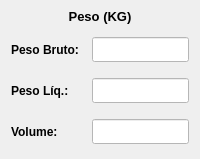
        <widget class="QWidget" name="widget_Cor6" native="true">
         <property name="minimumSize">
          <size>
           <width>200</width>
           <height>0</height>
          </size>
         </property>
         <property name="maximumSize">
          <size>
           <width>200</width>
           <height>16777215</height>
          </size>
         </property>
         <property name="styleSheet">
          <string notr="true"/>
         </property>
         <layout class="QVBoxLayout" name="verticalLayout_6">
          <property name="leftMargin">
           <number>6</number>
          </property>
          <property name="topMargin">
           <number>6</number>
          </property>
          <property name="rightMargin">
           <number>6</number>
          </property>
          <property name="bottomMargin">
           <number>10</number>
          </property>
          <item>
           <widget class="QLabel" name="label_6">
            <property name="minimumSize">
             <size>
              <width>0</width>
              <height>20</height>
             </size>
            </property>
            <property name="maximumSize">
             <size>
              <width>16777215</width>
              <height>20</height>
             </size>
            </property>
            <property name="font">
             <font>
              <pointsize>10</pointsize>
              <weight>75</weight>
              <bold>true</bold>
             </font>
            </property>
            <property name="text">
             <string>Peso (KG)</string>
            </property>
            <property name="alignment">
             <set>Qt::AlignCenter</set>
            </property>
           </widget>
          </item>
          <item>
           <widget class="QWidget" name="widget_14" native="true">
            <property name="minimumSize">
             <size>
              <width>0</width>
              <height>35</height>
             </size>
            </property>
            <property name="maximumSize">
             <size>
              <width>16777215</width>
              <height>35</height>
             </size>
            </property>
            <layout class="QHBoxLayout" name="horizontalLayout_8">
             <property name="leftMargin">
              <number>5</number>
             </property>
             <property name="topMargin">
              <number>5</number>
             </property>
             <property name="rightMargin">
              <number>5</number>
             </property>
             <property name="bottomMargin">
              <number>5</number>
             </property>
             <item>
              <widget class="QLabel" name="label_48">
               <property name="minimumSize">
                <size>
                 <width>75</width>
                 <height>0</height>
                </size>
               </property>
               <property name="maximumSize">
                <size>
                 <width>75</width>
                 <height>16777215</height>
                </size>
               </property>
               <property name="font">
                <font>
                 <pointsize>9</pointsize>
                 <weight>75</weight>
                 <bold>true</bold>
                </font>
               </property>
               <property name="text">
                <string>Peso Bruto:</string>
               </property>
               <property name="alignment">
                <set>Qt::AlignLeading|Qt::AlignLeft|Qt::AlignVCenter</set>
               </property>
              </widget>
             </item>
             <item>
              <widget class="QLineEdit" name="line_Peso_Bruto">
               <property name="sizePolicy">
                <sizepolicy hsizetype="Preferred" vsizetype="Preferred">
                 <horstretch>0</horstretch>
                 <verstretch>0</verstretch>
                </sizepolicy>
               </property>
               <property name="minimumSize">
                <size>
                 <width>0</width>
                 <height>0</height>
                </size>
               </property>
               <property name="maximumSize">
                <size>
                 <width>16777215</width>
                 <height>16777215</height>
                </size>
               </property>
               <property name="font">
                <font>
                 <pointsize>9</pointsize>
                 <weight>50</weight>
                 <bold>false</bold>
                </font>
               </property>
               <property name="styleSheet">
                <string notr="true">background-color: rgb(255, 255, 255);</string>
               </property>
               <property name="text">
                <string/>
               </property>
               <property name="alignment">
                <set>Qt::AlignCenter</set>
               </property>
              </widget>
             </item>
            </layout>
           </widget>
          </item>
          <item>
           <widget class="QWidget" name="widget_15" native="true">
            <property name="minimumSize">
             <size>
              <width>0</width>
              <height>35</height>
             </size>
            </property>
            <property name="maximumSize">
             <size>
              <width>16777215</width>
              <height>35</height>
             </size>
            </property>
            <layout class="QHBoxLayout" name="horizontalLayout_9">
             <property name="leftMargin">
              <number>5</number>
             </property>
             <property name="topMargin">
              <number>5</number>
             </property>
             <property name="rightMargin">
              <number>5</number>
             </property>
             <property name="bottomMargin">
              <number>5</number>
             </property>
             <item>
              <widget class="QLabel" name="label_49">
               <property name="minimumSize">
                <size>
                 <width>75</width>
                 <height>0</height>
                </size>
               </property>
               <property name="maximumSize">
                <size>
                 <width>75</width>
                 <height>16777215</height>
                </size>
               </property>
               <property name="font">
                <font>
                 <pointsize>9</pointsize>
                 <weight>75</weight>
                 <bold>true</bold>
                </font>
               </property>
               <property name="text">
                <string>Peso Líq.:</string>
               </property>
               <property name="alignment">
                <set>Qt::AlignLeading|Qt::AlignLeft|Qt::AlignVCenter</set>
               </property>
              </widget>
             </item>
             <item>
              <widget class="QLineEdit" name="line_Peso_Liquido">
               <property name="sizePolicy">
                <sizepolicy hsizetype="Preferred" vsizetype="Preferred">
                 <horstretch>0</horstretch>
                 <verstretch>0</verstretch>
                </sizepolicy>
               </property>
               <property name="minimumSize">
                <size>
                 <width>0</width>
                 <height>0</height>
                </size>
               </property>
               <property name="maximumSize">
                <size>
                 <width>16777215</width>
                 <height>16777215</height>
                </size>
               </property>
               <property name="font">
                <font>
                 <pointsize>9</pointsize>
                 <weight>50</weight>
                 <bold>false</bold>
                </font>
               </property>
               <property name="styleSheet">
                <string notr="true">background-color: rgb(255, 255, 255);</string>
               </property>
               <property name="alignment">
                <set>Qt::AlignCenter</set>
               </property>
              </widget>
             </item>
            </layout>
           </widget>
          </item>
          <item>
           <widget class="QWidget" name="widget_16" native="true">
            <property name="minimumSize">
             <size>
              <width>0</width>
              <height>35</height>
             </size>
            </property>
            <property name="maximumSize">
             <size>
              <width>16777215</width>
              <height>35</height>
             </size>
            </property>
            <layout class="QHBoxLayout" name="horizontalLayout_10">
             <property name="leftMargin">
              <number>5</number>
             </property>
             <property name="topMargin">
              <number>5</number>
             </property>
             <property name="rightMargin">
              <number>5</number>
             </property>
             <property name="bottomMargin">
              <number>5</number>
             </property>
             <item>
              <widget class="QLabel" name="label_50">
               <property name="minimumSize">
                <size>
                 <width>75</width>
                 <height>0</height>
                </size>
               </property>
               <property name="maximumSize">
                <size>
                 <width>75</width>
                 <height>16777215</height>
                </size>
               </property>
               <property name="font">
                <font>
                 <pointsize>9</pointsize>
                 <weight>75</weight>
                 <bold>true</bold>
                </font>
               </property>
               <property name="text">
                <string>Volume:</string>
               </property>
               <property name="alignment">
                <set>Qt::AlignLeading|Qt::AlignLeft|Qt::AlignVCenter</set>
               </property>
              </widget>
             </item>
             <item>
              <widget class="QLineEdit" name="line_Volume">
               <property name="sizePolicy">
                <sizepolicy hsizetype="Preferred" vsizetype="Preferred">
                 <horstretch>0</horstretch>
                 <verstretch>0</verstretch>
                </sizepolicy>
               </property>
               <property name="minimumSize">
                <size>
                 <width>0</width>
                 <height>0</height>
                </size>
               </property>
               <property name="maximumSize">
                <size>
                 <width>16777215</width>
                 <height>16777215</height>
                </size>
               </property>
               <property name="font">
                <font>
                 <pointsize>9</pointsize>
                 <weight>50</weight>
                 <bold>false</bold>
                </font>
               </property>
               <property name="styleSheet">
                <string notr="true">background-color: rgb(255, 255, 255);</string>
               </property>
               <property name="alignment">
                <set>Qt::AlignCenter</set>
               </property>
              </widget>
             </item>
            </layout>
           </widget>
          </item>
         </layout>
        </widget>
